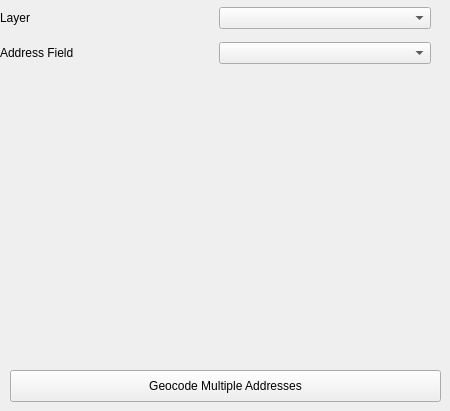
         <widget class="QWidget" name="tab_4">
          <attribute name="title">
           <string>Address Field in Layer</string>
          </attribute>
          <widget class="QWidget" name="gridLayoutWidget_3">
           <property name="geometry">
            <rect>
             <x>0</x>
             <y>0</y>
             <width>431</width>
             <height>71</height>
            </rect>
           </property>
           <layout class="QGridLayout" name="gridLayout_4">
            <item row="1" column="0">
             <widget class="QLabel" name="layerLab_2">
              <property name="enabled">
               <bool>true</bool>
              </property>
              <property name="text">
               <string>Address Field</string>
              </property>
             </widget>
            </item>
            <item row="0" column="1">
             <widget class="QgsMapLayerComboBox" name="mapLayerBox"/>
            </item>
            <item row="1" column="1">
             <widget class="QgsFieldComboBox" name="fieldBox"/>
            </item>
            <item row="0" column="0">
             <widget class="QLabel" name="layerLab">
              <property name="enabled">
               <bool>true</bool>
              </property>
              <property name="text">
               <string>Layer</string>
              </property>
             </widget>
            </item>
           </layout>
          </widget>
          <widget class="QPushButton" name="batchGeocodeFieldButton">
           <property name="geometry">
            <rect>
             <x>10</x>
             <y>370</y>
             <width>431</width>
             <height>32</height>
            </rect>
           </property>
           <property name="text">
            <string>Geocode Multiple Addresses</string>
           </property>
          </widget>
         </widget>
